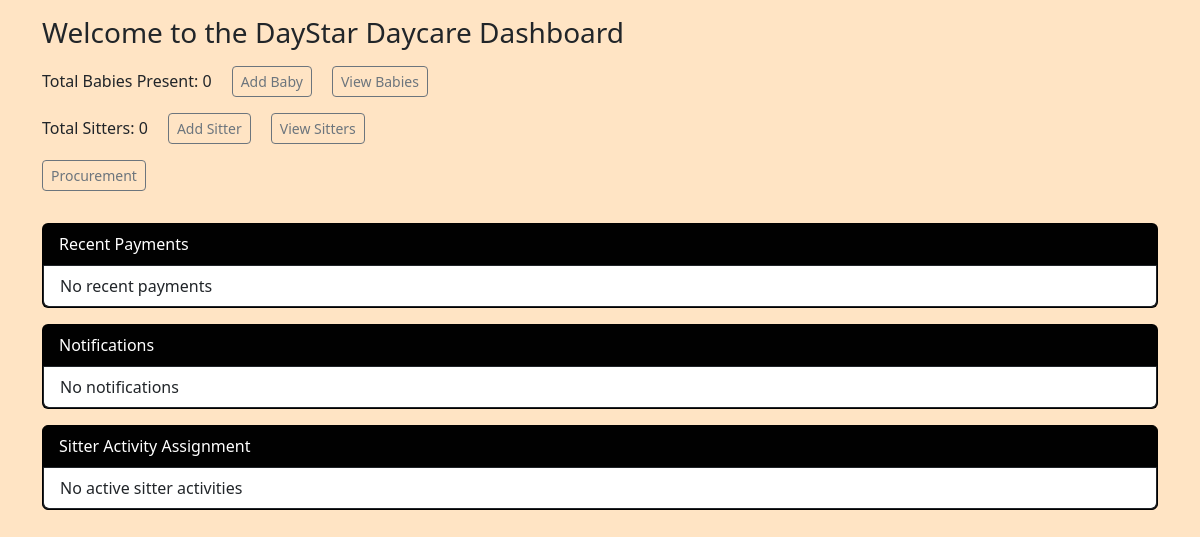
The app's page /, older data.
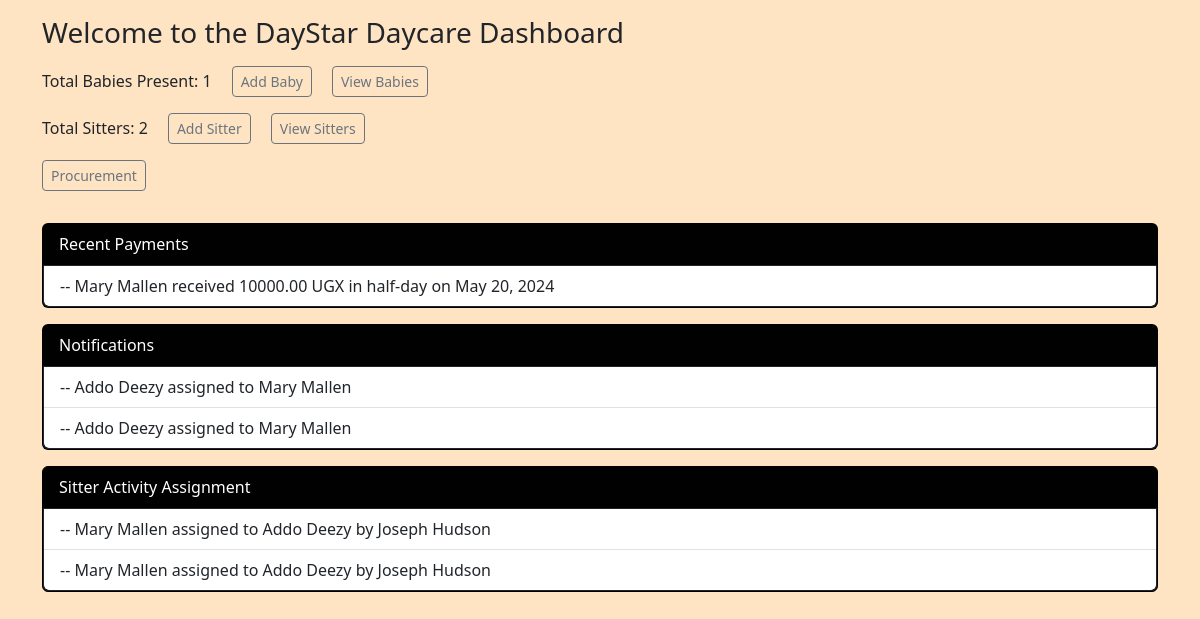
The same page, newer data.
### daystar/models.py (models this page shows, shortened)
class Payment(models.Model):
    sitter = models.ForeignKey(Sitter, on_delete=models.CASCADE)
    baby = models.ForeignKey(Baby, on_delete=models.CASCADE)
    payment_type = models.CharField(max_length=20)
    amount = models.DecimalField(max_digits=10, decimal_places=2)
    date = models.DateField()

class Sitter(models.Model):
    name = models.CharField(max_length=100)
    location = models.CharField(max_length=100)
    gender = models.CharField(max_length=10)
    education_level = models.CharField(max_length=100, blank=True, null=True)
    contacts = models.CharField(max_length=100, blank=True, null=True)
    on_duty = models.BooleanField(default=True)
    account_balance = models.DecimalField(max_digits=10, decimal_places=2, default=0)
    def __str__(self):
        return self.name

class Notification(models.Model):
    type = models.BooleanField(default=True) # which would be a success status otherwise alert
    message = models.CharField(max_length=100)
    def __str__(self) -> str:
        return self.message

class Activity(models.Model):
    sitter_name = models.CharField(max_length=100)
    payment_amount = models.FloatField()
    baby_name = models.CharField(max_length=100)
    baby_parent = models.CharField(max_length=100)

### daystar/views.py (the view)
# urls.py: path('',views.home),
def home(request):
    baby_count = Baby.objects.count()
    sitter_count = Sitter.objects.count()
    all_babies = Baby.objects.all()
    all_sitters = Sitter.objects.all()
    notifications =  Notification.objects.all()
    activities = Activity.objects.all()
    payments = Payment.objects.all()
    content = {
        'baby_count': baby_count,
        'sitter_count': sitter_count,
        'babies_data': all_babies,
        'sitters_data': all_sitters,
        'notifications': notifications,
        'activities': activities,
        'payments': payments
    }
    return render(request, 'home.html', content)

### templates/home.html (shortened to what this page needs)
{% load static %}
<!DOCTYPE html>
<html lang="en">
<head>
    <link rel="stylesheet" href="{% static 'styles/bootstrap.css' %}">
    <link rel="stylesheet" href="{% static 'styles/home_custom.css' %}">
</head>
<body style="background-color: bisque;">
    <div class="container mt-3">
        <h3>Welcome to the DayStar Daycare Dashboard</h3>
        <div class='container align_horizon mt-3 p-0'>
            <p>Total Babies Present: {{ baby_count }}</p>
            <a href="{% url 'add_baby' %}"><p><button class='btn btn-sm btn-outline-secondary'>Add Baby</button></p></a>
            <a href="{% url 'view_babies' %}"><p><button class='btn btn-sm btn-outline-secondary'>View Babies</button></p></a>
        </div>
        <div class='container align_horizon p-0'>
            <p class=''>Total Sitters: {{ sitter_count }}</p>
            <a href="{% url 'add_sitter' %}"><p><button class='btn btn-sm btn-outline-secondary'>Add Sitter</button></p></a>
            <a href="{% url 'view_sitters' %}"><p><button class='btn btn-sm btn-outline-secondary'>View Sitters</button></p></a>
        </div>
        <div class="container align_horizon p-0">
            <a href="{% url 'procurement' %}"><p><button class='btn btn-sm btn-outline-secondary'>Procurement</button></p></a>
        </div>
        <div class="card bg-black mt-3">
            <div class="card-header" style="color: white;">
                Recent Payments
            </div>
            <ul class="list-group list-group-flush" style="max-height: 150px; overflow-y: auto; border: solid 1px;">
                {% for payment in payments %}
                    <li class="list-group-item">-- {{ payment.sitter }} received {{ payment.amount }} UGX in {{ payment.payment_type }} on {{ payment.date }}</li>
                {% empty %}
                    <li class="list-group-item">No recent payments</li>
                {% endfor %}
            </ul>
        </div>
        <div class="card mt-3 bg-black">
            <div class="card-header" style="color: white;">
                Notifications
            </div>
            <ul class="list-group list-group-flush" style="max-height: 150px; overflow-y: auto; border: solid 1px;">
                {% for notification in notifications %}
                    <li class="list-group-item">-- {{ notification }}</li>
                {% empty %}
                    <li class="list-group-item">No notifications</li>
                {% endfor %}
            </ul>
        </div>
        <div class="card bg-black mb-4 mt-3" style="border: solid 1px black;">
            <div class="card-header" style="color: white;">
                Sitter Activity Assignment
            </div>
            <ul class="list-group list-group-flush" style="max-height: 150px; overflow-y: auto; border: solid 1px;">
                {% for activity in activities %}
                    <li class="list-group-item">-- {{ activity.sitter_name }} assigned to {{ activity.baby_name }} by {{ activity.baby_parent }}</li>
                {% empty %}
                    <li class="list-group-item">No active sitter activities</li>
                {% endfor %}
            </ul>
        </div>
    </div>
</body>
</html>

Row changes from the older to the newer data that the page shows:
added Payment: sitter "Mary Mallen", amount "10000.00", payment_type "half-day", date "May 20, 2024"
added Notification: message "Addo Deezy assigned to Mary Mallen"
added Notification: message "Addo Deezy assigned to Mary Mallen"
added Activity: sitter_name "Mary Mallen", baby_name "Addo Deezy", baby_parent "Joseph Hudson"
added Activity: sitter_name "Mary Mallen", baby_name "Addo Deezy", baby_parent "Joseph Hudson"
Text that changed along with them:
{{ baby_count }}: "0" → "1"
{{ sitter_count }}: "0" → "2"
text no longer shown: "No recent payments No notifications No active sitter activities"
